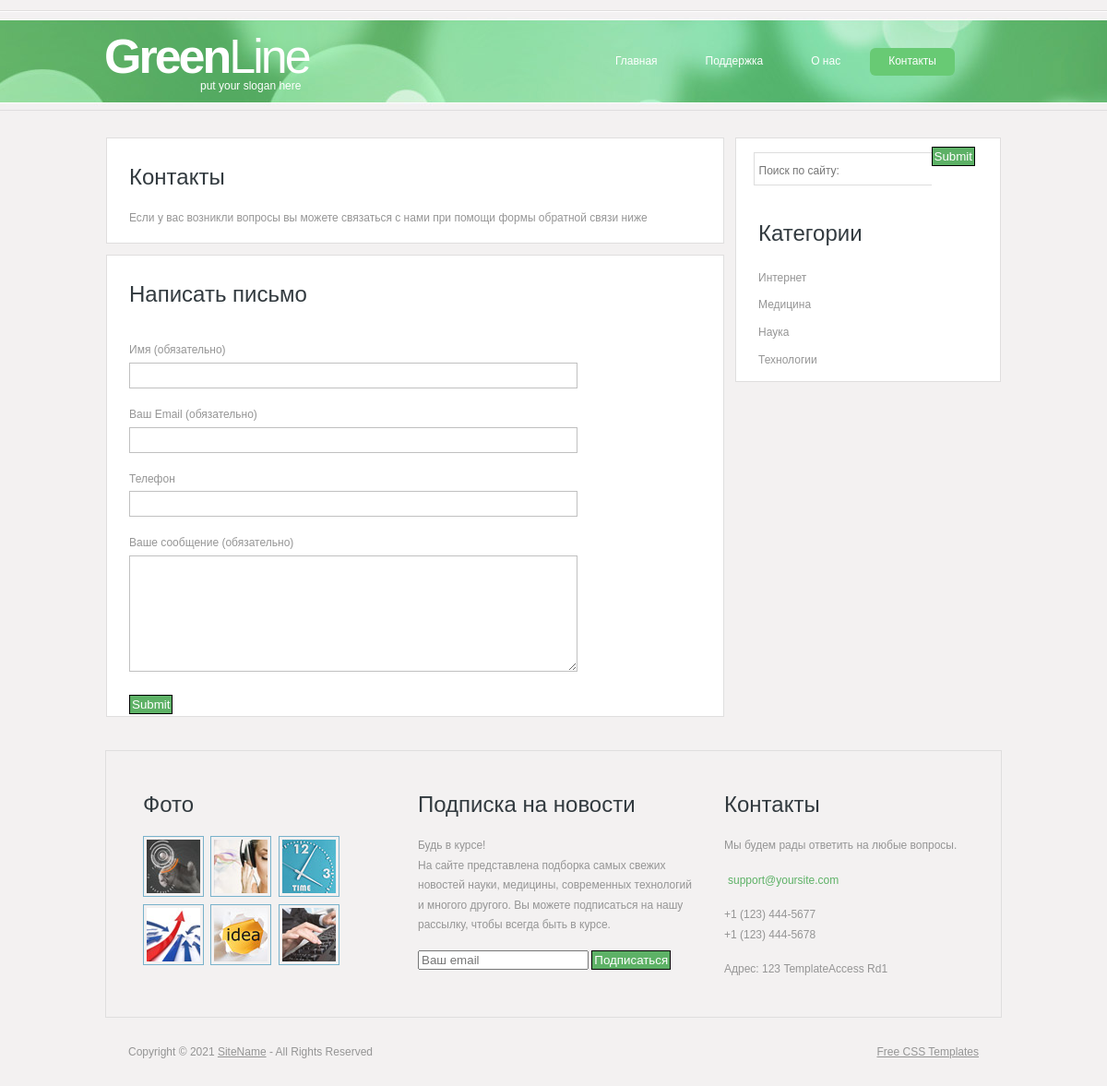
The page /contact.php on the database its author committed.
### tables this page shows
CREATE TABLE `category` (
  `id` int(11) NOT NULL,
  `title` varchar(255) NOT NULL
);

### core/functions.php (called while the page is built, shortened)
<?php
function renderTemplate($name, $data = []){
    $name = $_SERVER['DOCUMENT_ROOT'] . '/templates/' . $name . '.php';
    extract($data);
    require_once $name;
    $result = ob_get_clean();
    return $result;
}
function setPagePar($param, $value){
    $qParam = $_SERVER['QUERY_STRING'];
    parse_str($qParam, $arr);
    if(!empty($param) && !empty($value)){
            $arr[$param] = $value;
    }
    return http_build_query($arr);
}

### core/init.php (called while the page is built, shortened)
<?php
require_once $_SERVER['DOCUMENT_ROOT'] . '/config/db.php';
require_once $_SERVER['DOCUMENT_ROOT'] . '/core/functions.php';
$res = mysqli_query($link, "SELECT * FROM `category` ORDER BY `title` ASC");
$arCategory = mysqli_fetch_all($res, MYSQLI_ASSOC);

### templates/layout.php (the view, shortened to what this page needs)
<!DOCTYPE html>
<html>
<head>
<link href="style.css" rel="stylesheet" type="text/css" />
</head>
<body>
<div class="main">
  <div class="header">
    <div class="header_resize">
      <div class="menu_nav">
        <ul>
          <li <?if($menuActive == 'main'):?> class="active" <?endif;?>><a href="/">Главная</a></li>
          <li <?if($menuActive == 'support'):?> class="active" <?endif;?>><a href="support.php">Поддержка</a></li>
          <li <?if($menuActive == 'about'):?> class="active" <?endif;?>><a href="about.php">О нас</a></li>
          <li <?if($menuActive == 'contact'):?> class="active" <?endif;?>><a href="contact.php">Контакты</a></li>
        </ul>
      </div>
      <div class="logo">
        <h1><a href="index.php">Green<span>Line</span></a> <small>put your slogan here</small></h1>
      </div>
    </div>
  </div>
  <div class="content">
    <div class="content_resize">
      <div class="mainbar">
    <?=$content;?>
      </div>
      <div class="sidebar">
        <div class="searchform">
          <form id="formsearch" name="formsearch" method="get" action="/search.php">
            <span>
            <input name="search" class="editbox_search" id="editbox_search" maxlength="80" placeholder="Поиск по сайту:" type="text" />
            </span>
            <input  class="button" type="submit" />
          </form>
        </div>
        <div class="gadget">
          <h2 class="star"><span>Категории</span></h2>
          <ul class="sb_menu">
            <?foreach($arCategory as $category):?>
            <li><a href="/?<?=setPagePar('category', $category['id']);?>"><?=$category['title'];?></a></li>
            <?endforeach;?>
          </ul>
        </div>
      </div>
    </div>
  </div>
  <div class="fbg">
    <div class="fbg_resize">
      <div class="col c1">
        <h2><span>Фото</span></h2>
        <a href="#"><img src="images/pix1.jpg" width="58" height="58" alt="" /></a>
        <a href="#"><img src="images/pix2.jpg" width="58" height="58" alt="" /></a>
        <a href="#"><img src="images/pix3.jpg" width="58" height="58" alt="" /></a>
        <a href="#"><img src="images/pix4.jpg" width="58" height="58" alt="" /></a>
        <a href="#"><img src="images/pix5.jpg" width="58" height="58" alt="" /></a>
        <a href="#"><img src="images/pix6.jpg" width="58" height="58" alt="" /></a>
      </div>
      <div class="col c2">
        <h2><span>Подписка на новости</span></h2>
        <p>Будь в курсе!<br />
          На сайте представлена подборка самых свежих новостей науки, медицины, современных технологий и многого другого. Вы можете подписаться на нашу рассылку, чтобы всегда быть в курсе.</p>
        <div>
          <form id="subscribe" class="subscribe">
            <input type="text" name="s_email" id="sub_email" placeholder="Ваш email" />
            <input type="button" class="button" id="sendEmail" value="Подписаться" />
          </form>
        </div>
      </div>
      <div class="col c3">
        <h2><span>Контакты</span></h2>
        <p>Мы будем рады ответить на любые вопросы.</p>
        <p><a href="#"><?=SITE_EMAIL?></a></p>
        <p><?=SITE_PHONE1?><br />
          <?=SITE_PHONE2?></p>
        <p><?=SITE_ADRESS?></p>
      </div>
    </div>
  </div>
  <div class="footer">
    <div class="footer_resize">
      <p class="lf">Copyright &copy; <?=date("Y")?> <a href="#">SiteName</a> - All Rights Reserved</p>
      <p class="rf"><a href="/">Free CSS Templates</a></p>
    </div>
  </div>
</div>
</body>
</html>

### style.css (style rules this page uses)
body { margin:0; padding:0; width:100%; color:#959595; font:normal 12px/1.8em Arial, Helvetica, sans-serif; }
html, .main { padding:0; margin:0; }
.main { background:#f3f1f1 url(images/header_bg.jpg) repeat-x center 11px; }
.logo { padding:0; float:left; width:auto; }
h1 { margin:0; padding:30px 0; float:left; color:#fff; font:bold 52px/1.2em Arial, Helvetica, sans-serif; letter-spacing:-3px; }
h1 span { font-weight:normal; }
h1 a, h1 a:hover { color:#fff; text-decoration:none; }
h1 small { display:block; margin-top:-6px; padding:0 6px 2px 104px; font:normal 12px/1.2em Arial, Helvetica, sans-serif; letter-spacing:normal; }
h2 { font:normal 24px/1.5em Arial, Helvetica, sans-serif; padding:16px 0 8px; margin:0 0 8px; color:#323a3f; }
p { margin:8px 0; padding:0 0 8px 0; font:normal 12px/1.8em Arial, Helvetica, sans-serif; }
a { color:#5db166; text-decoration:underline; }
.header, .content, .menu_nav, .fbg, .footer, form, ol, ol li, ul, .content .mainbar, .content .sidebar { margin:0; padding:0; }
.header_resize { margin:0 auto; padding:0; width:974px; }
.menu_nav { margin:0; padding:52px 40px 0 0; float:right; height:29px; }
.menu_nav ul { list-style:none; height:29px; }
.menu_nav ul li { margin:0 12px 0 0; padding:0; float:left; }
.menu_nav ul li a { display:block; margin:0; padding:4px 20px; color:#fff; text-decoration:none; font-size:12px; }
.menu_nav ul li.active a, .menu_nav ul li a:hover { background-color:#68ca74; }
.content_resize { margin:0 auto; padding:16px 0 24px; width:970px; }
.content .mainbar { margin:0; padding:0; float:left; width:670px; }
.content .sidebar { padding:0; float:right; width:288px; }
.content .sidebar .gadget { margin:0 0 12px; padding:8px 16px 8px 24px; }
ul.sb_menu, ul.ex_menu { margin:0; padding:0; list-style:none; color:#959595; }
ul.sb_menu li, ul.ex_menu li { margin:0; }
ul.sb_menu li { padding:4px 0; width:220px; }
ul.sb_menu li a, ul.ex_menu li a { color:#959595; text-decoration:none; margin-left:-12px; padding-left:12px; }
.content .mainbar .article, .content .sidebar .gadget, .fbg_resize { background-color:#fff; border:1px solid #dfdede; }
.fbg { background:repeat center center; }
.fbg_resize { margin:0 auto; width:890px; padding:24px 40px; background:repeat-x center top; }
.fbg .c2 a, .fbg .c3 a { margin:0; padding:2px 4px; color:#5db166; text-decoration:none; }
.fbg img { margin:0 4px 0 0; padding:3px; border:1px solid #78b2cb; }
.fbg .col { margin:0; float:left; }
.fbg .c1 { padding:0 16px 0 0; width:266px; }
.fbg .c2 { padding:0 16px; width:300px; }
.fbg .c3 { padding:0 0 0 16px; width:260px; }
.footer_resize { margin:0 auto; padding:26px; width:922px; }
.footer p { margin:0; padding:4px 0; line-height:normal; }
.footer a { color:#959595; padding:inherit; text-decoration:underline; }
.footer .lf { float:left; }
.footer .rf { float:right; }
.searchform { float:right; }
#formsearch { margin:0; height:36px; padding:10px 28px 40px 0; }
#formsearch span { display:block; margin:6px 0; padding:0; float:left; background:#fff url(images/search.gif) no-repeat top left; }
#formsearch input.editbox_search { margin:0; padding:11px 6px 10px; float:left; width:181px; border:none; background:none; font:normal 12px/1.5em Arial, Helvetica, sans-serif; color:#a8acb2; }
.button { background-color: #5db166; color: #fff; border: 1px solid #000; padding: 2px; }

### rows shown on the page
category: title "Интернет"
category: title "Медицина"
category: title "Наука"
category: title "Технологии"

### other values the page prints
SITE_EMAIL "support@yoursite.com"
SITE_PHONE1 "+1 (123) 444-5677"
SITE_PHONE2 "+1 (123) 444-5678"
SITE_ADRESS "Адрес: 123 TemplateAccess Rd1"
